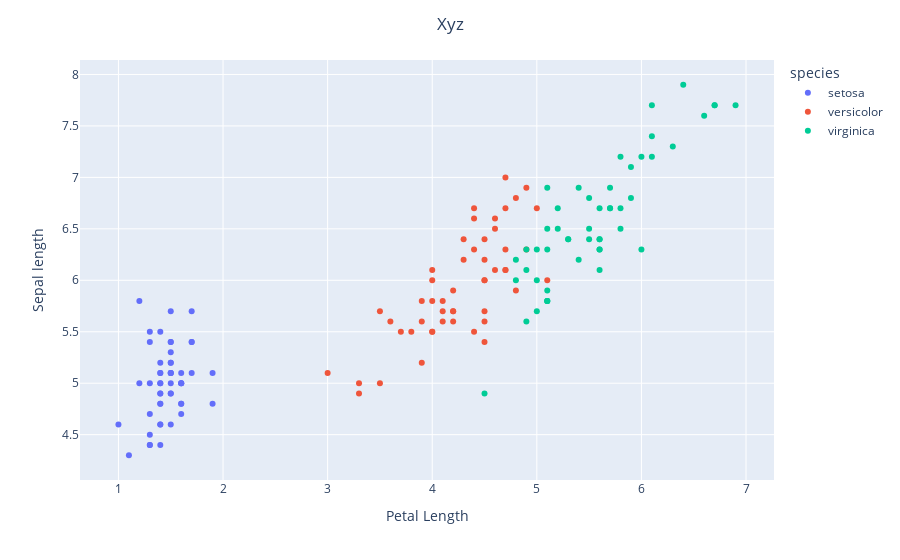

Notebook code for this chart:
### Markdown cell above
# 1. Scatter plot

### Code cell
fig = px.scatter(df, x ='petal_length', y='sepal_length', color='species')

fig.update_layout(title='Xyz', xaxis_title='Petal Length',
                  yaxis_title='Sepal length',
                  title_x= 0.5)
fig.show()

### Figure 1 — Plotly figure (JSON) as saved in the notebook; plotly's stock layout.template omitted (floating-point values rounded to 4 significant figures)
{"data": [{"hovertemplate": "species=setosa<br>petal_length=%{x}<br>sepal_length=%{y}<extra></extra>", "legendgroup": "setosa", "marker": {"color": "#636efa", "symbol": "circle"}, "mode": "markers", "name": "setosa", "orientation": "v", "showlegend": true, "type": "scatter", "x": [1.4, 1.4, 1.3, 1.5, 1.4, 1.7, 1.4, 1.5, 1.4, 1.5, 1.5, 1.6, 1.4, 1.1, 1.2, 1.5, 1.3, 1.4, 1.7, 1.5, 1.7, 1.5, 1, 1.7, 1.9, 1.6, 1.6, 1.5, 1.4, 1.6, 1.6, 1.5, 1.5, 1.4, 1.5, 1.2, 1.3, 1.4, 1.3, 1.5, 1.3, 1.3, 1.3, 1.6, 1.9, 1.4, 1.6, 1.4, 1.5, 1.4], "xaxis": "x", "y": [5.1, 4.9, 4.7, 4.6, 5, 5.4, 4.6, 5, 4.4, 4.9, 5.4, 4.8, 4.8, 4.3, 5.8, 5.7, 5.4, 5.1, 5.7, 5.1, 5.4, 5.1, 4.6, 5.1, 4.8, 5, 5, 5.2, 5.2, 4.7, 4.8, 5.4, 5.2, 5.5, 4.9, 5, 5.5, 4.9, 4.4, 5.1, 5, 4.5, 4.4, 5, 5.1, 4.8, 5.1, 4.6, 5.3, 5], "yaxis": "y"}, {"hovertemplate": "species=versicolor<br>petal_length=%{x}<br>sepal_length=%{y}<extra></extra>", "legendgroup": "versicolor", "marker": {"color": "#EF553B", "symbol": "circle"}, "mode": "markers", "name": "versicolor", "orientation": "v", "showlegend": true, "type": "scatter", "x": [4.7, 4.5, 4.9, 4, 4.6, 4.5, 4.7, 3.3, 4.6, 3.9, 3.5, 4.2, 4, 4.7, 3.6, 4.4, 4.5, 4.1, 4.5, 3.9, 4.8, 4, 4.9, 4.7, 4.3, 4.4, 4.8, 5, 4.5, 3.5, 3.8, 3.7, 3.9, 5.1, 4.5, 4.5, 4.7, 4.4, 4.1, 4, 4.4, 4.6, 4, 3.3, 4.2, 4.2, 4.2, 4.3, 3, 4.1], "xaxis": "x", "y": [7, 6.4, 6.9, 5.5, 6.5, 5.7, 6.3, 4.9, 6.6, 5.2, 5, 5.9, 6, 6.1, 5.6, 6.7, 5.6, 5.8, 6.2, 5.6, 5.9, 6.1, 6.3, 6.1, 6.4, 6.6, 6.8, 6.7, 6, 5.7, 5.5, 5.5, 5.8, 6, 5.4, 6, 6.7, 6.3, 5.6, 5.5, 5.5, 6.1, 5.8, 5, 5.6, 5.7, 5.7, 6.2, 5.1, 5.7], "yaxis": "y"}, {"hovertemplate": "species=virginica<br>petal_length=%{x}<br>sepal_length=%{y}<extra></extra>", "legendgroup": "virginica", "marker": {"color": "#00cc96", "symbol": "circle"}, "mode": "markers", "name": "virginica", "orientation": "v", "showlegend": true, "type": "scatter", "x": [6, 5.1, 5.9, 5.6, 5.8, 6.6, 4.5, 6.3, 5.8, 6.1, 5.1, 5.3, 5.5, 5, 5.1, 5.3, 5.5, 6.7, 6.9, 5, 5.7, 4.9, 6.7, 4.9, 5.7, 6, 4.8, 4.9, 5.6, 5.8, 6.1, 6.4, 5.6, 5.1, 5.6, 6.1, 5.6, 5.5, 4.8, 5.4, 5.6, 5.1, 5.1, 5.9, 5.7, 5.2, 5, 5.2, 5.4, 5.1], "xaxis": "x", "y": [6.3, 5.8, 7.1, 6.3, 6.5, 7.6, 4.9, 7.3, 6.7, 7.2, 6.5, 6.4, 6.8, 5.7, 5.8, 6.4, 6.5, 7.7, 7.7, 6, 6.9, 5.6, 7.7, 6.3, 6.7, 7.2, 6.2, 6.1, 6.4, 7.2, 7.4, 7.9, 6.4, 6.3, 6.1, 7.7, 6.3, 6.4, 6, 6.9, 6.7, 6.9, 5.8, 6.8, 6.7, 6.7, 6.3, 6.5, 6.2, 5.9], "yaxis": "y"}], "layout": {"legend": {"title": {"text": "species"}, "tracegroupgap": 0}, "margin": {"t": 60}, "title": {"text": "Xyz", "x": 0.5}, "xaxis": {"anchor": "y", "domain": [0, 1], "title": {"text": "Petal Length"}}, "yaxis": {"anchor": "x", "domain": [0, 1], "title": {"text": "Sepal length"}}}}
